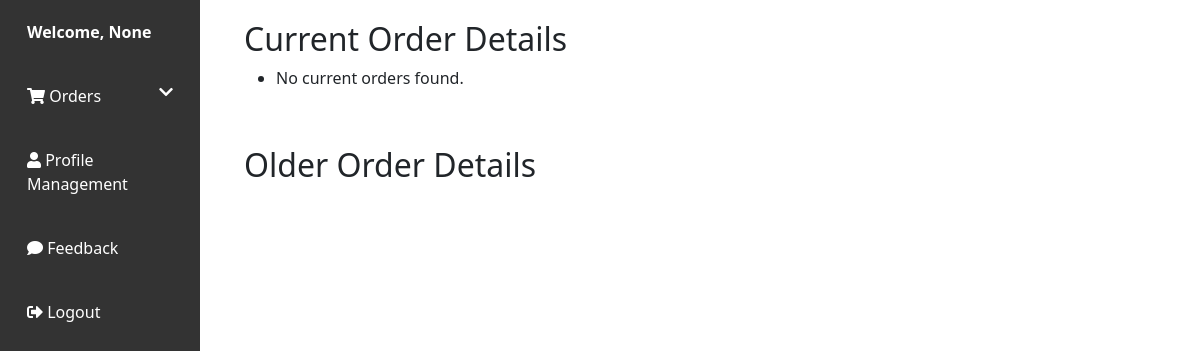
Page /userManagement/user_dashboard/ (signed in) on the earlier database version.
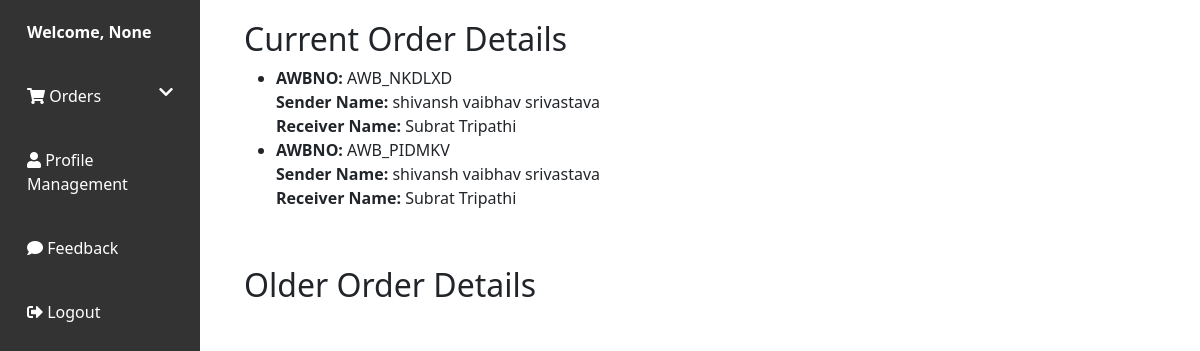
Same page on the later database version.
### BranchesInfo/models.py (models this page shows, shortened)
class Data_Records(models.Model):
    AWBNO = models.CharField(max_length=10, primary_key=True)
    Sender_Name = models.CharField(max_length=100, null=True)
    Sender_Address = models.CharField(max_length=100, null=True)
    Sender_Contact_No = models.CharField(max_length=15, null=True)
    Sender_City = models.CharField(max_length=30, null=True)
    sender_state = models.CharField(max_length=30, null=True)
    Receiver_Name = models.CharField(max_length=100, null=False)
    Receiver_Address = models.CharField(max_length=100, null=True)
    Receiver_Contact_No = models.CharField(max_length=15, null=True)
    Receiver_City = models.CharField(max_length=30, null=True)
    receiver_state = models.CharField(max_length=30, null=True)
    Book_date = models.DateTimeField(null=False)
    Weight = models.CharField(max_length=10, null=True)
    Price = models.CharField(max_length=10, null=True)
    POD_Flag = models.CharField(max_length=20, null=True)
    Print_Flag = models.CharField(max_length=20, null=True)
    Pin_Number = models.CharField(max_length=10, null=True)
    State = models.CharField(max_length=30, null=True)
    Country = models.CharField(max_length=30, null=True)
    Sender_Branch_CD = models.IntegerField(null=True)
    Receiver_Branch_CD  = models.IntegerField(null=True)
    Type = models.CharField(max_length=50, null=True)
    Client_Id = models.ForeignKey(Client, on_delete=models.CASCADE, related_name='client_orders', null=True)
    Alert_Flag = models.CharField(max_length=20, null=True)
    order_type = models.CharField(max_length=30, null=True)

### userManagement/views.py (the view)
# urls.py: path('user_dashboard/', views.user_dashboard, name='user_dashboard'),
@cache_control(no_cache=True, must_revalidate=True, no_store=True)
def user_dashboard(request):
    username = request.GET.get('username')
    try:
        session_id = request.session.get('Client_Id')
        if session_id is not None:
            print("Session ID of the user :", session_id)
            user_orders = Data_Records.objects.filter(Client_Id=session_id)
            return render(request, 'user_dashboard.html', {'user_orders': user_orders, 'username': username})
    except KeyError:
        print("Session key not found")
    return redirect('user_login_form')

### userManagement/templates/user_dashboard.html (shortened to what this page needs)
<!DOCTYPE html>
<html lang="en">
    {% load static %}
<head>
    <link href="https://cdnjs.cloudflare.com/ajax/libs/bootstrap/5.3.0/css/bootstrap.min.css" rel="stylesheet">
</head>
<body>
    <div class="container-fluid">
        <div class="row">
            <nav class="col-md-3 col-lg-2 d-md-block sidebar">
                <div class="user-info">
                    Welcome, {{ username }}
                </div>
                <a href="#" class="toggle-dropdown"><i class="fas fa-shopping-cart"></i> Orders <i class="fas fa-chevron-down float-end"></i></a>
                <a href="#"><i class="fas fa-user"></i> Profile Management</a>
                <a href="#"><i class="fas fa-comment"></i> Feedback</a>
                <a href="{% url 'userManagement:user_login_form' %}" class="logout"><i class="fas fa-sign-out-alt"></i> Logout</a>
            </nav>
            <main class="col-md-9 ms-sm-auto col-lg-10 px-md-4">
                <div class="order-details">
                    <h2>Current Order Details</h2>
                    <ul>
                        {% for order in user_orders %}
                            <li>
                                <strong>AWBNO:</strong> {{ order.AWBNO }}<br>
                                <strong>Sender Name:</strong> {{ order.Sender_Name }}<br>
                                <strong>Receiver Name:</strong> {{ order.Receiver_Name }}<br>
                            </li>
                        {% empty %}
                            <li>No current orders found.</li>
                        {% endfor %}
                    </ul>
                </div>
                <div class="order-details">
                    <h2>Older Order Details</h2>
                </div>
            </main>
        </div>
    </div>
    <link href="https://cdnjs.cloudflare.com/ajax/libs/font-awesome/5.15.4/css/all.min.css" rel="stylesheet">
</body>
</html>

### userManagement/templates/user_dashboard.html (style rules this page uses)
.sidebar { background-color: #333; color: #fff; height: 100vh; position: fixed; top: 0; left: 0; overflow-y: auto; }
.sidebar a { padding: 20px 15px; text-decoration: none; color: #fff; display: block; }
.logout { padding: 20px 15px; text-decoration: none; color: #fff; display: block; }
.user-info { padding: 20px 15px; font-weight: bold; }
.order-details { padding: 20px; }

Differences in the rows shown:
added Data_Records: AWBNO "AWB_NKDLXD", Sender_Name "shivansh vaibhav srivastava", Receiver_Name "Subrat Tripathi"
added Data_Records: AWBNO "AWB_PIDMKV", Sender_Name "shivansh vaibhav srivastava", Receiver_Name "Subrat Tripathi"
Other differences:
text no longer shown: "No current orders found."
